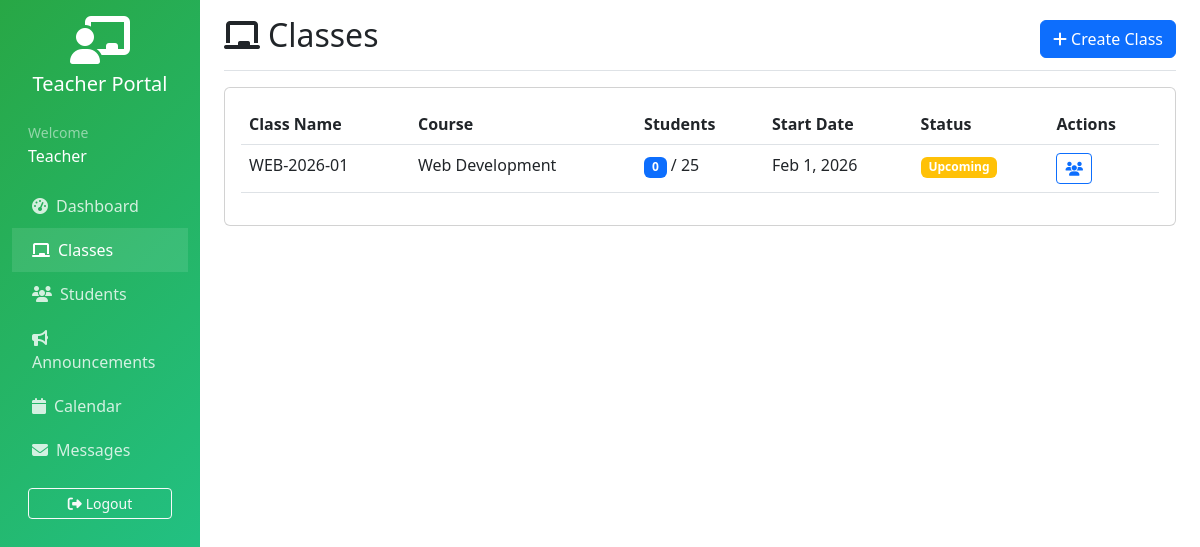
The app's page /teacher/classes.php with its own data.
### tables this page shows
CREATE TABLE IF NOT EXISTS batches (
    batch_id INT AUTO_INCREMENT PRIMARY KEY,
    course_id INT NOT NULL,
    batch_name VARCHAR(100) NOT NULL,
    start_date DATE NOT NULL,
    end_date DATE,
    max_students INT DEFAULT 30,
    current_students INT DEFAULT 0,
    status ENUM('upcoming', 'ongoing', 'completed', 'cancelled') DEFAULT 'upcoming',
    created_at TIMESTAMP DEFAULT CURRENT_TIMESTAMP,
    FOREIGN KEY (course_id) REFERENCES courses(course_id) ON DELETE CASCADE,
    INDEX idx_course_id (course_id),
    INDEX idx_status (status)
);

CREATE TABLE IF NOT EXISTS courses (
    course_id INT AUTO_INCREMENT PRIMARY KEY,
    course_name VARCHAR(100) NOT NULL,
    course_code VARCHAR(20) UNIQUE NOT NULL,
    description TEXT,
    duration_months INT DEFAULT 6,
    fee_amount DECIMAL(10,2) DEFAULT 0.00,
    category_id INT,
    is_active BOOLEAN DEFAULT TRUE,
    created_at TIMESTAMP DEFAULT CURRENT_TIMESTAMP,
    updated_at TIMESTAMP DEFAULT CURRENT_TIMESTAMP ON UPDATE CURRENT_TIMESTAMP,
    FOREIGN KEY (category_id) REFERENCES course_categories(category_id) ON DELETE SET NULL,
    INDEX idx_course_code (course_code),
    INDEX idx_category (category_id)
);

### teacher/classes.php (the view, shortened to what this page needs)
<?php
require_once 'includes/header.php';
$db = (new Database())->getConnection();
$classes = $db->query("SELECT b.*, c.course_name,
    (SELECT COUNT(*) FROM enrollment_applications WHERE batch_id = b.batch_id AND application_status = 'approved') as enrolled
    FROM batches b JOIN courses c ON b.course_id = c.course_id ORDER BY b.start_date DESC")->fetchAll();
?>
<div class="d-flex justify-content-between align-items-center pt-3 pb-2 mb-3 border-bottom">
    <h1 class="h2"><i class="fas fa-chalkboard me-2"></i>Classes</h1>
    <button class="btn btn-primary" data-bs-toggle="modal" data-bs-target="#createModal">
        <i class="fas fa-plus me-1"></i>Create Class
    </button>
</div>
<div class="card">
    <div class="card-body">
        <?php if (empty($classes)): ?>
            <div class="text-center py-5">
                <i class="fas fa-chalkboard fa-4x text-muted mb-3"></i>
                <h5 class="text-muted">No classes created yet</h5>
            </div>
        <?php else: ?>
            <div class="table-responsive">
                <table class="table table-hover">
                    <thead>
                        <tr>
                            <th>Class Name</th>
                            <th>Course</th>
                            <th>Students</th>
                            <th>Start Date</th>
                            <th>Status</th>
                            <th>Actions</th>
                        </tr>
                    </thead>
                    <tbody>
                        <?php foreach ($classes as $class): ?>
                        <tr>
                            <td><?php echo htmlspecialchars($class['batch_name']); ?></td>
                            <td><?php echo htmlspecialchars($class['course_name']); ?></td>
                            <td><span class="badge bg-primary"><?php echo $class['enrolled']; ?></span> / <?php echo $class['max_students']; ?></td>
                            <td><?php echo date('M j, Y', strtotime($class['start_date'])); ?></td>
                            <td>
                                <span class="badge bg-<?php echo $class['status'] === 'ongoing' ? 'success' : 'warning'; ?>">
                                    <?php echo ucfirst($class['status']); ?>
                                </span>
                            </td>
                            <td>
                                <a href="students.php?batch_id=<?php echo $class['batch_id']; ?>" class="btn btn-sm btn-outline-primary">
                                    <i class="fas fa-users"></i>
                                </a>
                            </td>
                        </tr>
                        <?php endforeach; ?>
                    </tbody>
                </table>
            </div>
        <?php endif; ?>
    </div>
</div>
<?php require_once 'includes/footer.php'; ?>

### records on screen
batches: batch_name "WEB-2026-01", course.course_name "Web Development", enrolled "0", max_students "25", start_date "Feb 1, 2026", status "Upcoming"

### other values on screen
$user['full_name'] "Teacher"
